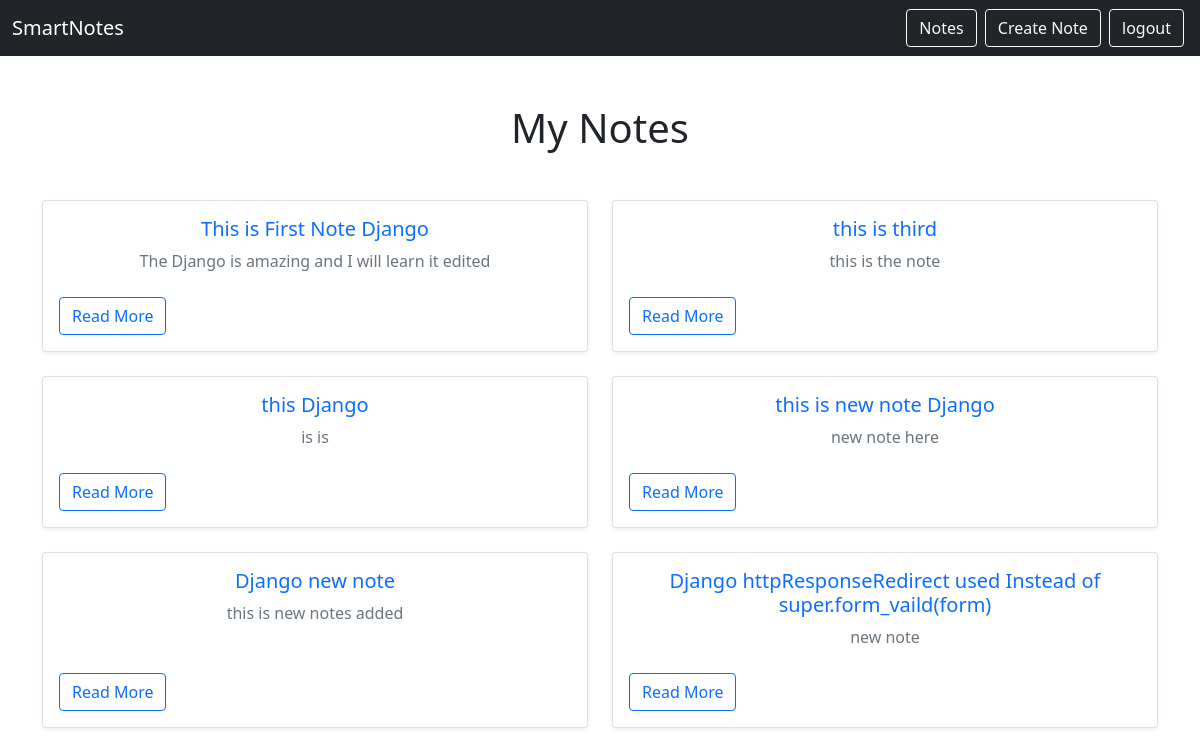
Page /smart/notes (signed in) on the committed database.
### notes/models.py (models this page shows)
class Notes(models.Model):
    title = models.CharField(max_length=200)
    text = models.TextField()
    created = models.DateTimeField(auto_now_add=True)
    user = models.ForeignKey(User, on_delete=models.CASCADE, related_name="notes")

### notes/views.py (the view)
# urls.py: path('notes', views.NotesListView.as_view(), name="notes.list" ),
class NotesListView(LoginRequiredMixin,ListView):
    model = Notes
    context_object_name = 'all_notes'
    template_name = 'notes/notes_list.html'
    login_url = '/admin'
    def get_queryset(self):
        return self.request.user.notes.all()

### notes/templates/notes/notes_list.html
{% extends "base.html"%}
 {%block  content%}
        <h1 class="my-5 text-center">My Notes</h1>
        <div class="row row-cols-1 row-cols-md-2 g-4">
            {% for note in all_notes %}
                <div class="col">
                    <div class="card h-100 shadow-sm">
                        <div class="card-body d-flex flex-column">
                            <a href="{% url 'notes.detail' note.id %}" class="text-decoration-none">
                                <h5 class="card-title text-primary">{{ note.title }}</h5>
                            </a>
                            <p class="card-text text-muted mb-4">{{ note.text|truncatechars:100 }}</p>
                            <a href="{% url 'notes.detail' note.id %}" class="btn btn-outline-primary mt-auto align-self-start">Read More</a>
                        </div>
                    </div>
                </div>
            {% endfor %}
        </div>
{%endblock%}

### static/templates/base.html (shortened to what this page needs)
{% load static %}
<html>
<head>
    <link href="https://cdn.jsdelivr.net/npm/bootstrap@5.0.1/dist/css/bootstrap.min.css" rel="stylesheet">
</head>
<body>
    <nav class="navbar navbar-dark bg-dark">
        <div class="container-fluid">
            <a class="navbar-brand" href="/">SmartNotes</a>
            <div class="ms-auto">
                {% if user.is_authenticated %}
                <a href="{% url 'notes.list'%}" class="btn btn-outline-light me-1">Notes</a>
                <a href="{% url 'notes.new'%}" class="btn btn-outline-light me-1">Create Note</a>
                <a href="{% url 'logout'%}" class="btn btn-outline-light me-1">logout</a>
            {% else %}
            <a href="{% url 'login'%}" class="btn btn-outline-light me-1">login</a>
            <a href="{% url 'signup'%}" class="btn btn-outline-light me-1">Signup</a>
            {% endif %}
        </div>
    </nav>
    <div class="my-5 container text-center">
    {%block content%}
    {% endblock %}
    </div>
</body>
</html>

### rows in the picture
Notes: title "This is First Note Django", text "The Django is amazing and I will learn it edited"
Notes: title "this is third", text "this is the note"
Notes: title "this Django", text "is is"
Notes: title "this is new note Django", text "new note here"
Notes: title "Django new note", text "this is new notes added"
Notes: title "Django httpResponseRedirect used Instead of super.form_vaild(form)", text "new note"
